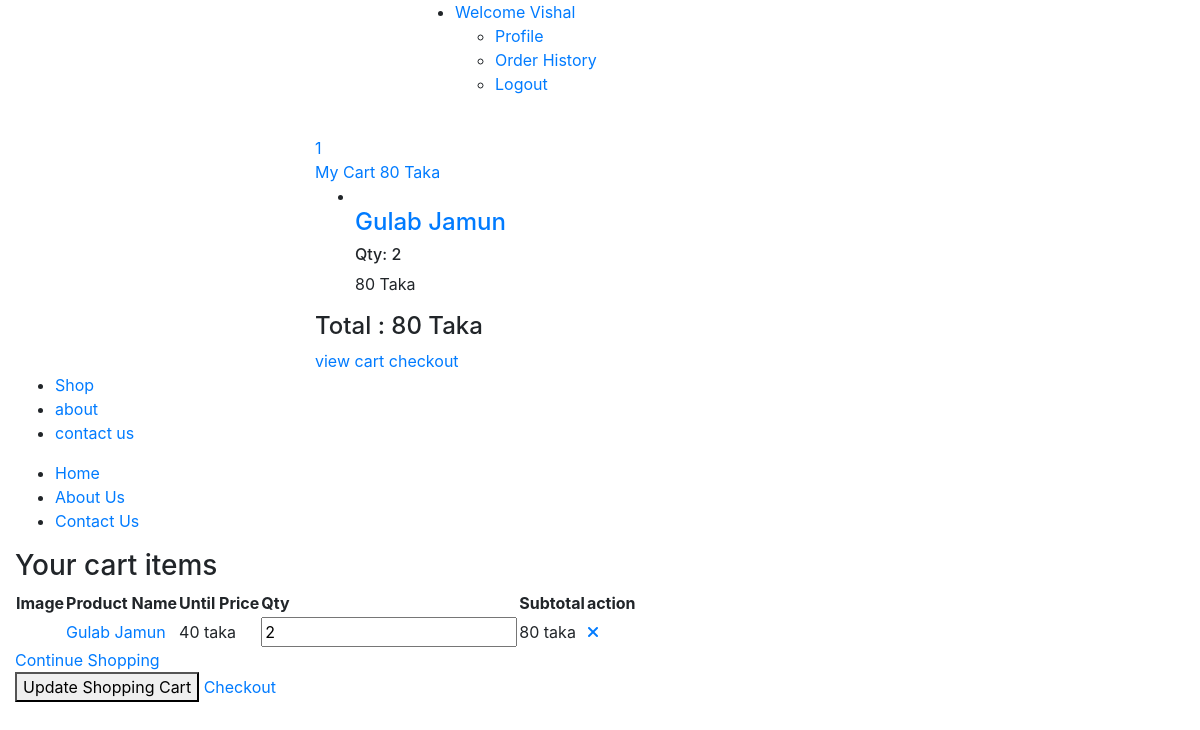
The page /cart.php (signed in) on the database its author committed.
### tables this page shows
CREATE TABLE `dish_cart` (
  `id` int(11) NOT NULL,
  `user_id` int(11) NOT NULL,
  `dish_detail_id` int(11) NOT NULL,
  `qty` int(11) NOT NULL,
  `added_on` datetime NOT NULL
);

CREATE TABLE `dish_details` (
  `id` int(11) NOT NULL,
  `dish_id` int(11) NOT NULL,
  `attribute` varchar(100) NOT NULL,
  `price` int(11) NOT NULL,
  `status` int(11) NOT NULL,
  `added_on` datetime NOT NULL
);

CREATE TABLE `dish` (
  `id` int(11) NOT NULL,
  `category_id` int(11) NOT NULL,
  `dish` varchar(100) NOT NULL,
  `dish_detail` text NOT NULL,
  `image` varchar(100) NOT NULL,
  `type` enum('veg','non-veg') NOT NULL,
  `status` int(11) NOT NULL,
  `added_on` datetime NOT NULL
);

### function.inc.php (called while the page is built, shortened)
<?php
function getUserCart()
{
  global $con;
  $arr = array();
  $id = $_SESSION['FOOD_USER_ID'];
  $res = mysqli_query($con, "select * from dish_cart where user_id='$id'");
  while ($row = mysqli_fetch_assoc($res)) {
    $arr[] = $row;
  }
  return $arr;
}
function getUserFullCart($attr_id = '')
{
  $cartArr = array();
  if (isset($_SESSION['FOOD_USER_ID'])) {
    $getUserCart = getUserCart();
    $cartArr = array();
    foreach ($getUserCart as $list) {
      $cartArr[$list['dish_detail_id']]['qty'] = $list['qty'];
      $getDishDetail = getDishDetailById($list['dish_detail_id']);
      $cartArr[$list['dish_detail_id']]['price'] = $getDishDetail['price'];
      $cartArr[$list['dish_detail_id']]['dish'] = $getDishDetail['dish'];
      $cartArr[$list['dish_detail_id']]['image'] = $getDishDetail['image'];
    }
  }
  if ($attr_id != '') {
    return $cartArr[$attr_id]['qty'];
  } else {
    return $cartArr;
  }
}
function getDishDetailById($id)
{
  global $con;
  $res = mysqli_query($con, "select dish.dish,dish.image,dish_details.price from dish_details,dish where dish_details.id='$id' and dish.id=dish_details.dish_id");
  $row = mysqli_fetch_assoc($res);
  return $row;
}

### cart.php (the view, shortened to what this page needs)
<?php
include("header.php");
?>
<div class="cart-main-area pt-95 pb-100">
    <div class="container">
        <h3 class="page-title">Your cart items</h3>
        <div class="row">
            <div class="col-lg-12 col-md-12 col-sm-12 col-12">
                <form method="post">
                    <?php
                    $cartArr = getUserFullCart();
                    if (count($cartArr) > 0) {
                    ?>
                        <div class="table-content table-responsive">
                            <table>
                                <thead>
                                    <tr>
                                        <th>Image</th>
                                        <th>Product Name</th>
                                        <th>Until Price</th>
                                        <th>Qty</th>
                                        <th>Subtotal</th>
                                        <th>action</th>
                                    </tr>
                                </thead>
                                <tbody>
                                    <?php
                                    foreach ($cartArr as $key => $list) {
                                    ?>
                                        <tr>
                                            <td class="product-thumbnail">
                                            </td>
                                            <td class="product-name"><a href="#"><?php echo $list['dish'] ?> </a></td>
                                            <td class="product-price-cart"><span class="amount"><?php echo $list['price'] ?> taka</span></td>
                                            <td class="product-quantity">
                                                <div class="cart-plus-minus">
                                                    <input class="cart-plus-minus-box" type="text" name="qty[<?php echo $key ?>][]" value="<?php echo $list['qty'] ?>">
                                                </div>
                                            </td>
                                            <td class="product-subtotal"><?php echo $list['qty'] * $list['price'] ?> taka</td>
                                            <td class="product-remove">
                                                <a href="javascript:void(0)" onclick="delete_cart('<?php echo $key ?>','load')"><i class="fa fa-times"></i></a>
                                            </td>
                                        </tr>
                                    <?php } ?>
                                </tbody>
                            </table>
                        </div>
                        <div class="row">
                            <div class="col-lg-12">
                                <div class="cart-shiping-update-wrapper">
                                    <div class="cart-shiping-update">
                                        <a href="<?php echo FRONT_SITE_PATH ?>shop">Continue Shopping</a>
                                    </div>
                                    <div class="cart-clear">
                                        <button name="update_cart">Update Shopping Cart</button>
                                        <a href="<?php echo FRONT_SITE_PATH ?>checkout">Checkout</a>
                                    </div>
                                </div>
                            </div>
                        </div>
                    <?php } else {
                        echo "Empty Cart";
                    } ?>
                </form>
            </div>
        </div>
    </div>
</div>
<?php
include("footer.php");
?>

### header.php (shortened to what this page needs)
<?php
include('database.inc.php');
include('function.inc.php');
$totalPrice = 0;
$cartArr = getUserFullCart();
foreach ($cartArr as $list) {
    $totalPrice = $totalPrice + ($list['qty'] * $list['price']);
}
$totalCartDish = count($cartArr);
?>
<!doctype html>
<html class="no-js" lang="zxx">
<head>
    <link rel="stylesheet" href="<?php echo FRONT_SITE_PATH ?>assets/css/bootstrap.min.css">
    <link rel="stylesheet" href="<?php echo FRONT_SITE_PATH ?>assets/css/animate.css">
    <link rel="stylesheet" href="<?php echo FRONT_SITE_PATH ?>assets/css/owl.carousel.min.css">
    <link rel="stylesheet" href="<?php echo FRONT_SITE_PATH ?>assets/css/slick.css">
    <link rel="stylesheet" href="<?php echo FRONT_SITE_PATH ?>assets/css/chosen.min.css">
    <link rel="stylesheet" href="<?php echo FRONT_SITE_PATH ?>assets/css/ionicons.min.css">
    <link rel="stylesheet" href="<?php echo FRONT_SITE_PATH ?>assets/css/font-awesome.min.css">
    <link rel="stylesheet" href="<?php echo FRONT_SITE_PATH ?>assets/css/simple-line-icons.css">
    <link rel="stylesheet" href="<?php echo FRONT_SITE_PATH ?>assets/css/jquery-ui.css">
    <link rel="stylesheet" href="<?php echo FRONT_SITE_PATH ?>assets/css/meanmenu.min.css">
    <link rel="stylesheet" href="<?php echo FRONT_SITE_PATH ?>assets/css/style.css">
    <link rel="stylesheet" href="<?php echo FRONT_SITE_PATH ?>assets/css/responsive.css">
</head>
<body>
    <header class="header-area">
        <div class="header-top black-bg">
            <div class="container">
                <div class="row">
                    <div class="col-lg-4 col-md-4 col-12 col-sm-4">
                    </div>
                    <div class="col-lg-8 col-md-8 col-12 col-sm-8">
                        <div class="account-curr-lang-wrap f-right">
                            <?php
                            if (isset($_SESSION['FOOD_USER_NAME'])) {
                            ?>
                                <ul>
                                    <li class="top-hover"><a href="#"><?php echo "Welcome <span id='user_top_name'>" . $_SESSION['FOOD_USER_NAME']; ?></span> <i class="ion-chevron-down"></i></a>
                                        <ul>
                                            <li><a href="<?php echo FRONT_SITE_PATH ?>profile">Profile </a></li>
                                            <li><a href="<?php echo FRONT_SITE_PATH ?>order_history">Order History</a></li>
                                            <li><a href="<?php echo FRONT_SITE_PATH ?>logout">Logout</a></li>
                                        </ul>
                                    </li>
                                </ul>
                            <?php } ?>
                        </div>
                    </div>
                </div>
            </div>
        </div>
        <div class="header-middle">
            <div class="container">
                <div class="row">
                    <div class="col-lg-3 col-md-4 col-12 col-sm-4">
                        <div class="logo">
                        </div>
                    </div>
                    <div class="col-lg-9 col-md-8 col-12 col-sm-8">
                        <div class="header-middle-right f-right">
                            <div class="header-wishlist">
                            </div>
                            <div class="header-cart">
                                <a href="#">
                                    <div class="header-icon-style">
                                        <span class="count-style" id="totalCartDish"><?php echo $totalCartDish ?></span>
                                    </div>
                                    <div class="cart-text">
                                        <span class="digit">My Cart</span>
                                        <span class="cart-digit-bold" id="totalPrice">
                                            <?php
                                            if ($totalPrice != 0) {
                                                echo $totalPrice . ' Taka';
                                            }
                                            ?></span>
                                    </div>
                                </a>
                                <?php if ($totalPrice != 0) { ?>
                                    <div class="shopping-cart-content">
                                        <ul id="cart_ul">
                                            <?php foreach ($cartArr as $key => $list) { ?>
                                                <li class="single-shopping-cart" id="attr_<?php echo $key ?>">
                                                    <div class="shopping-cart-img">
                                                    </div>
                                                    <div class="shopping-cart-title">
                                                        <h4><a href="javascript:void(0)">
                                                                <?php echo $list['dish'] ?>
                                                            </a></h4>
                                                        <h6>Qty: <?php echo $list['qty'] ?></h6>
                                                        <span><?php echo
                                                                    $list['qty'] * $list['price']; ?> Taka</span>
                                                    </div>
                                                </li>
                                            <?php } ?>
                                        </ul>
                                        <div class="shopping-cart-total">
                                            <h4>Total : <span class="shop-total" id="shopTotal">
                                                    <?php echo $totalPrice ?> Taka
                                                </span></h4>
                                        </div>
                                        <div class="shopping-cart-btn">
                                            <a href="<?php echo FRONT_SITE_PATH ?>cart">view cart</a>
                                            <a href="<?php echo FRONT_SITE_PATH ?>checkout">checkout</a>
                                        </div>
                                    </div>
                                <?php } ?>
                            </div>
                        </div>
                    </div>
                </div>
            </div>
        </div>
        <div class="header-bottom transparent-bar black-bg">
            <div class="container">
                <div class="row">
                    <div class="col-lg-12 col-md-12 col-12">
                        <div class="main-menu">
                            <nav>
                                <ul>
                                    <li><a href="<?php echo FRONT_SITE_PATH ?>shop">Shop</a></li>
                                    <li><a href="<?php echo FRONT_SITE_PATH ?>about-us">about</a></li>
                                    <li><a href="<?php echo FRONT_SITE_PATH ?>contact-us">contact us</a></li>
                                </ul>
                            </nav>
                        </div>
                    </div>
                </div>
            </div>
        </div>
        <div class="mobile-menu-area">
            <div class="container">
                <div class="row">
                    <div class="col-lg-12">
                        <div class="mobile-menu">
                            <nav id="mobile-menu-active">
                                <ul class="menu-overflow" id="nav">
                                    <li><a href="<?php echo FRONT_SITE_PATH ?>shop">Home</a></li>
                                    <li><a href="<?php echo FRONT_SITE_PATH ?>about-us">About Us</a></li>
                                    <li><a href="<?php echo FRONT_SITE_PATH ?>contact-us">Contact Us</a></li>
                                </ul>
                            </nav>
                        </div>
                    </div>
                </div>
            </div>
        </div>
    </header>

### rows shown on the page
dish_cart: dish_detail "1"
dish_details: dish.dish "Gulab Jamun", qty "2", $list['qty']*$list['price'] "80", price "40"

### other values the page prints
$_SESSION['FOOD_USER_NAME'] "Vishal"
$totalPrice "80"
